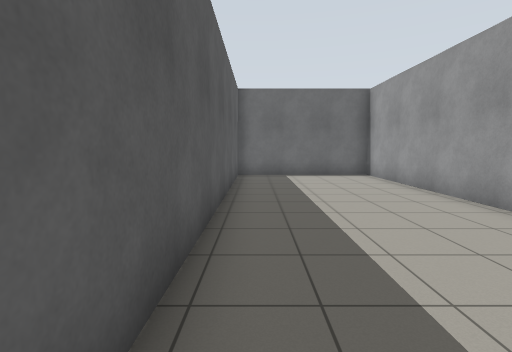
view 1 (above)

18 first-person views from a walk through a world built for the Gazebo simulator. The camera is 1.2 m above the floor, tilts 6° down and sees 85° across. The floor is counted in squares, 1 m on a side. Each view is taken from the middle of a square. On the plan, view 1 faces up. The plan holds only what a view shows up to about 12 squares ahead; the rest is blank.

view 2
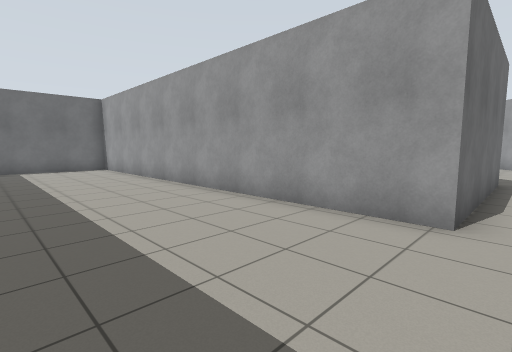

view 3
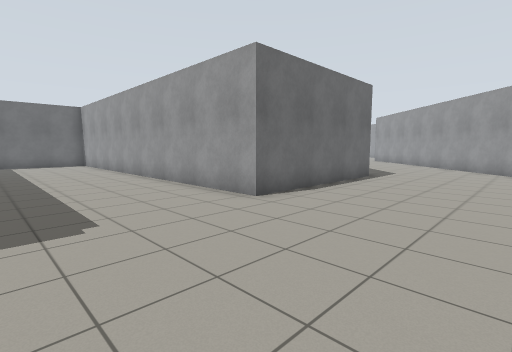

view 4
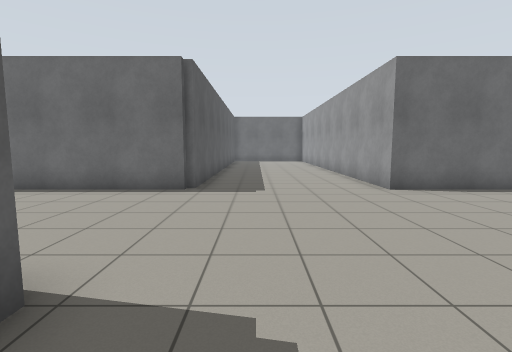

view 5
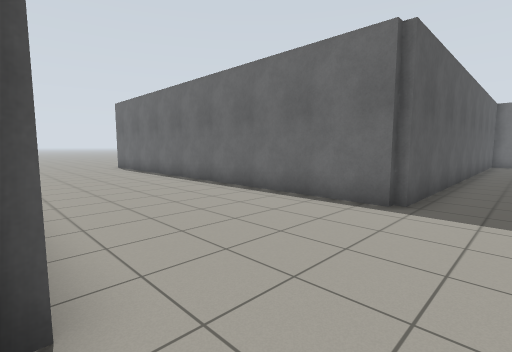

view 6
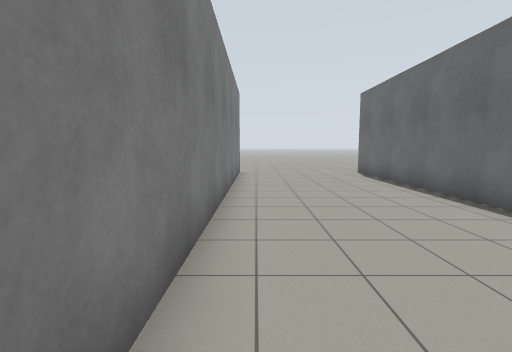

view 7
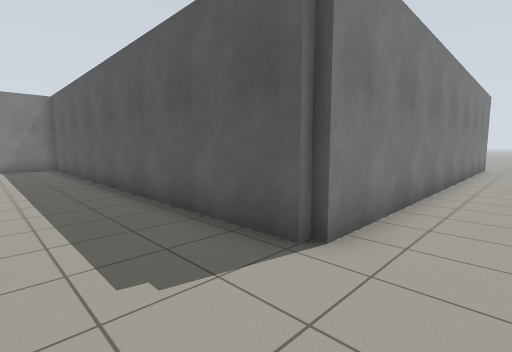

view 8
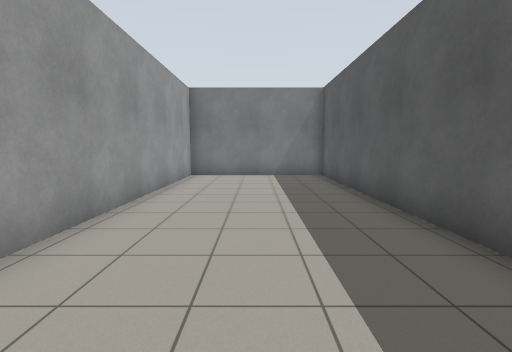

view 9
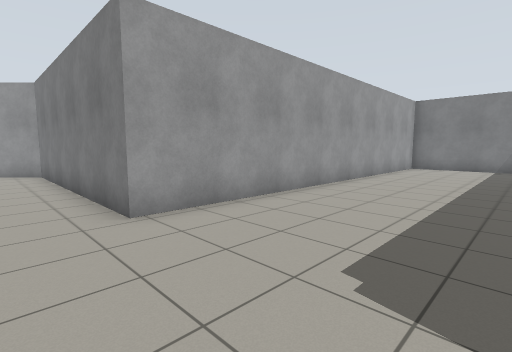

view 10
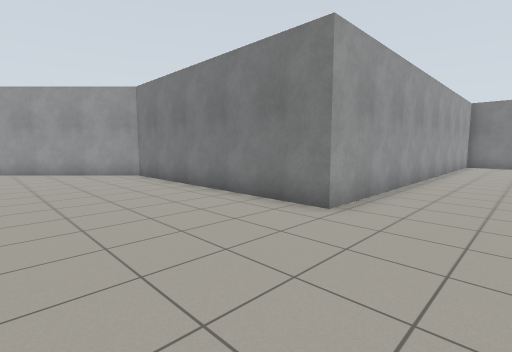

view 11
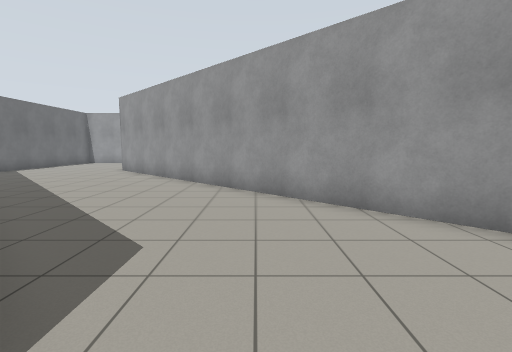

view 12
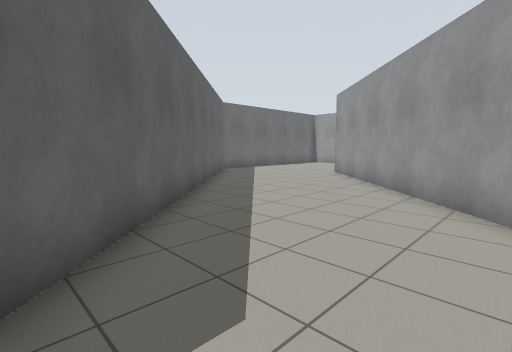

view 13
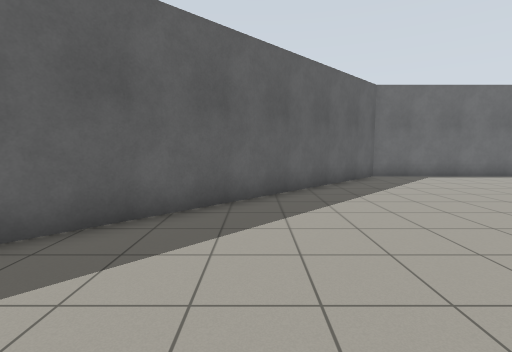

view 14
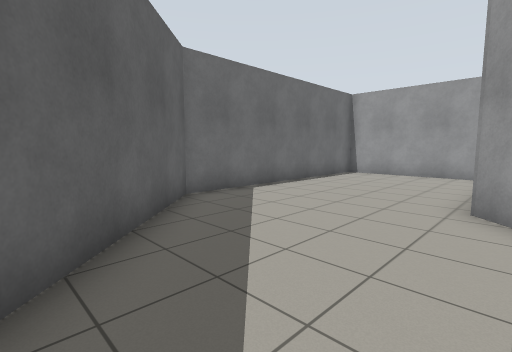

view 15
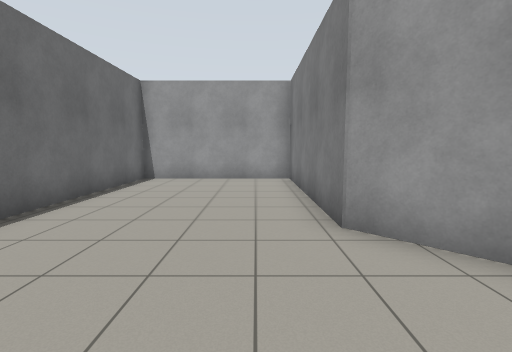

view 16
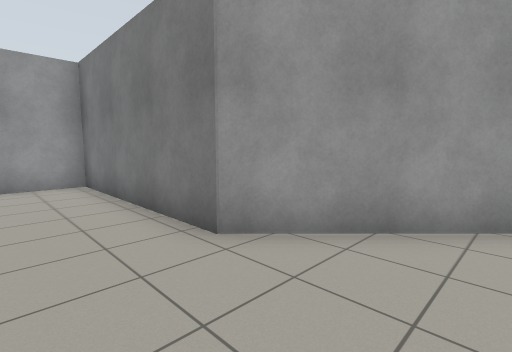

view 17
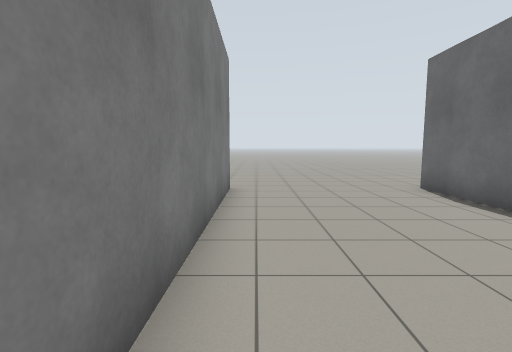

view 18
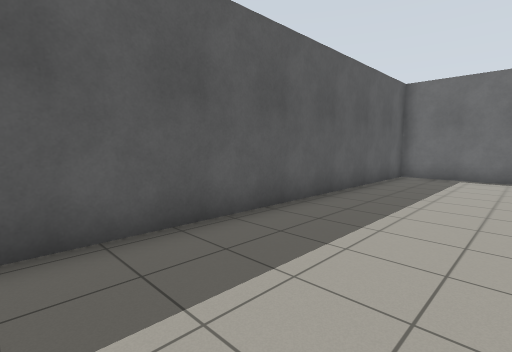

### Floor plan
Points are (right, up) in squares from view 1. A wall is a line through its corners. A room is listed if a view was taken in it or the views show most of it. See-through windows are left out.
Room 1 (views 1, 2, 3, 4, 5, 6, 7, 8, 9, 10, 11, 12, 13, 14, 15, 16, 17, 18)
walls: (11.4, -3.2) (4.8, -3.2) (4.8, 11.9) (-0.7, 11.9) (-0.7, -3.2) (-16, -3.2); (-0.7, -8.9) (-0.7, -23.7) (4.8, -23.7) (4.8, -8.7) (13.6, -8.7) (24.1, 1.7) (30.5, 1.7) (30.5, 7.2) (21.7, 7.2) (12, -2.5); (-15.9, -8.7) (-1, -8.7)
ways out: opening at (-16.5, -9); opening at (-16.5, -3)

Positions as (right, up) in squares from view 1, and headings:
1: (0, 0), facing up
2: (0, -4), facing up-right
3: (0, -8), facing up-right
4: (1, -11), facing up
5: (1, -9), facing up-left
6: (-3, -8), facing left
7: (2, -7), facing down-left
8: (2, -12), facing down
9: (0, -7), facing down-right
10: (2, -4), facing down-right
11: (10, -5), facing right
12: (12, -5), facing up-right
13: (17, -4), facing up
14: (18, 1), facing up-right
15: (20, 3), facing right
16: (21, 4), facing down-right
17: (-8, -8), facing left
18: (3, 0), facing up-left
